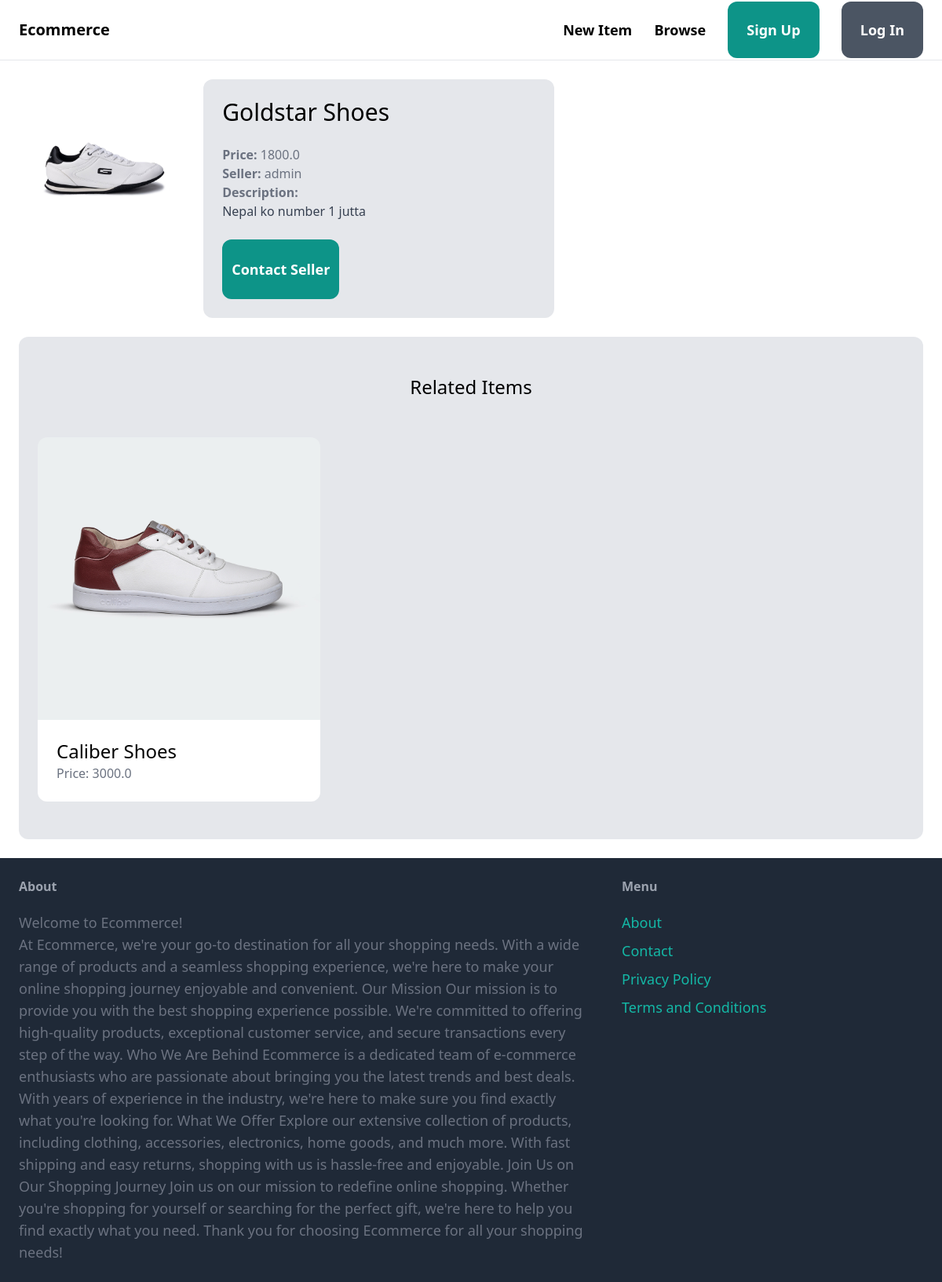
Screenshot of /items/2/ with the database file from the repository.
### items/models.py (models this page shows, shortened)
class Item(models.Model):
    category = models.ForeignKey(Category, related_name='item', on_delete=models.CASCADE)
    name = models.CharField(max_length=100)
    description = models.TextField(blank = True, null=True)
    price = models.FloatField()
    image = models.ImageField(upload_to='item_images', blank=True, null=True)
    is_sold = models.BooleanField(default=False)
    created_by = models.ForeignKey(User, related_name='items', on_delete=models.CASCADE)
    created_at = models.DateTimeField(auto_now_add=True)

### items/views.py (the view)
# urls.py: path('<int:pk>/', views.detail, name='detail'),
def detail(request, pk):
    item = get_object_or_404(Item, pk=pk)
    related_items = Item.objects.filter(category=item.category, is_sold=False).exclude(pk=pk)[0:3]
    return render(request, 'item/detail.html', {
        'item': item,
        'related_items': related_items
    })

### items/templates/item/detail.html (shortened to what this page needs)
{% extends 'core/base.html' %}
{% block content %}
    <div class="grid grid-cols-5 gap-6">
        <div class"col-span-3">
            <img src="{{ item.image.url }}" class="rounded-xl">
        </div>
        <div class="col-span-2 p-6 bg-gray-200 rounded-xl">
            <h1 class="mb-6 text-3xl">{{ item.name }}</h1>
            <p class="text-gray-500"><strong>Price: </strong>{{ item.price }} </p>
            <p class="text-gray-500"><strong>Seller: </strong>{{ item.created_by.username }} </p>
            {% if item.description %}
                <p class="text-gray-700">
                    <strong class="text-gray-500">Description:</strong><br>
                    {{ item.description }}
                </p>
            {% endif %}
            <a href="#" class="inline-block mt-6 px-3 py-6 text-lg font-semibold bg-teal-600 text-white rounded-xl hover:bg-teal-700">Contact Seller</a>
        </div>
    </div>
    <div class="mt-6 px-6 py-12 bg-gray-200 rounded-xl">
        <h2 class="mb-12 text-2xl text-center">Related Items</h2>
        <div class="grid grid-cols-3 gap-3">
            {% for item in related_items %}
                <div>
                    <a href="{% url 'item:detail' item.id %}">
                        <div>
                            <img src="{{ item.image.url }}" class="rounded-t-xl">
                        </div>
                        <div class="p-6 bg-white rounded-b-xl">
                            <h2 class="text-2xl">{{ item.name }}</h2>
                            <p class="text-gray-500">Price: {{ item.price }}</p>
                        </div>
                    </a>
                </div>
            {% endfor %}
        </div>
    </div>
{% endblock %}

### rows the page displays
Item: image (picture), name "Goldstar Shoes", price "1800.0", created_by.username "admin", description "Nepal ko number 1 jutta"
Item: image (picture), name "Caliber Shoes", price "3000.0"
